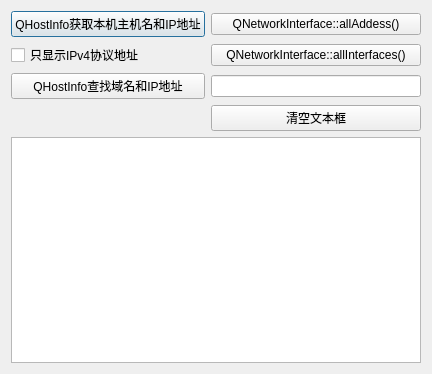
<?xml version="1.0" encoding="UTF-8"?>
<ui version="4.0">
 <class>myDialog</class>
 <widget class="QDialog" name="myDialog">
  <property name="geometry">
   <rect>
    <x>0</x>
    <y>0</y>
    <width>432</width>
    <height>374</height>
   </rect>
  </property>
  <property name="windowTitle">
   <string>myDialog</string>
  </property>
  <layout class="QVBoxLayout" name="verticalLayout">
   <item>
    <layout class="QGridLayout" name="gridLayout">
     <item row="0" column="0">
      <widget class="QPushButton" name="btnGetHostInfo">
       <property name="text">
        <string>QHostInfo获取本机主机名和IP地址</string>
       </property>
      </widget>
     </item>
     <item row="0" column="1">
      <widget class="QPushButton" name="btnDetail">
       <property name="text">
        <string>QNetworkInterface::allAddess()</string>
       </property>
      </widget>
     </item>
     <item row="1" column="0">
      <widget class="QCheckBox" name="chkOnlyIPv4">
       <property name="text">
        <string>只显示IPv4协议地址</string>
       </property>
      </widget>
     </item>
     <item row="1" column="1">
      <widget class="QPushButton" name="btnALLInterface">
       <property name="text">
        <string>QNetworkInterface::allInterfaces()</string>
       </property>
      </widget>
     </item>
     <item row="2" column="0">
      <widget class="QPushButton" name="btnLookUp">
       <property name="text">
        <string>QHostInfo查找域名和IP地址</string>
       </property>
      </widget>
     </item>
     <item row="2" column="1">
      <widget class="QLineEdit" name="editHost"/>
     </item>
     <item row="3" column="1">
      <widget class="QPushButton" name="btnClearText">
       <property name="text">
        <string>清空文本框</string>
       </property>
      </widget>
     </item>
    </layout>
   </item>
   <item>
    <widget class="QPlainTextEdit" name="plainTextEdit"/>
   </item>
  </layout>
 </widget>
 <resources/>
 <connections/>
</ui>
